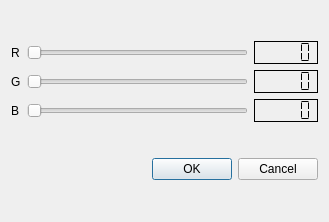
<?xml version="1.0" encoding="UTF-8"?>
<ui version="4.0">
 <class>DialogCor</class>
 <widget class="QDialog" name="DialogCor">
  <property name="geometry">
   <rect>
    <x>0</x>
    <y>0</y>
    <width>329</width>
    <height>222</height>
   </rect>
  </property>
  <property name="windowTitle">
   <string>Dialog</string>
  </property>
  <layout class="QVBoxLayout" name="verticalLayout">
   <item>
    <layout class="QGridLayout" name="gridLayout">
     <item row="0" column="0">
      <widget class="QLabel" name="label">
       <property name="text">
        <string>R</string>
       </property>
      </widget>
     </item>
     <item row="0" column="1">
      <widget class="QSlider" name="horizontalSliderR">
       <property name="maximum">
        <number>255</number>
       </property>
       <property name="orientation">
        <enum>Qt::Orientation::Horizontal</enum>
       </property>
      </widget>
     </item>
     <item row="0" column="2">
      <widget class="QLCDNumber" name="lcdNumber">
       <property name="frameShape">
        <enum>QFrame::Shape::Panel</enum>
       </property>
       <property name="frameShadow">
        <enum>QFrame::Shadow::Plain</enum>
       </property>
       <property name="segmentStyle">
        <enum>QLCDNumber::SegmentStyle::Flat</enum>
       </property>
      </widget>
     </item>
     <item row="1" column="0">
      <widget class="QLabel" name="label_2">
       <property name="text">
        <string>G</string>
       </property>
      </widget>
     </item>
     <item row="1" column="1">
      <widget class="QSlider" name="horizontalSliderG">
       <property name="maximum">
        <number>255</number>
       </property>
       <property name="orientation">
        <enum>Qt::Orientation::Horizontal</enum>
       </property>
      </widget>
     </item>
     <item row="1" column="2">
      <widget class="QLCDNumber" name="lcdNumber_2">
       <property name="frameShape">
        <enum>QFrame::Shape::Panel</enum>
       </property>
       <property name="frameShadow">
        <enum>QFrame::Shadow::Plain</enum>
       </property>
       <property name="segmentStyle">
        <enum>QLCDNumber::SegmentStyle::Flat</enum>
       </property>
      </widget>
     </item>
     <item row="2" column="0">
      <widget class="QLabel" name="label_3">
       <property name="text">
        <string>B</string>
       </property>
      </widget>
     </item>
     <item row="2" column="1">
      <widget class="QSlider" name="horizontalSliderB">
       <property name="maximum">
        <number>255</number>
       </property>
       <property name="orientation">
        <enum>Qt::Orientation::Horizontal</enum>
       </property>
      </widget>
     </item>
     <item row="2" column="2">
      <widget class="QLCDNumber" name="lcdNumber_3">
       <property name="frameShape">
        <enum>QFrame::Shape::Panel</enum>
       </property>
       <property name="frameShadow">
        <enum>QFrame::Shadow::Plain</enum>
       </property>
       <property name="segmentStyle">
        <enum>QLCDNumber::SegmentStyle::Flat</enum>
       </property>
      </widget>
     </item>
    </layout>
   </item>
   <item>
    <widget class="QDialogButtonBox" name="buttonBox">
     <property name="orientation">
      <enum>Qt::Orientation::Horizontal</enum>
     </property>
     <property name="standardButtons">
      <set>QDialogButtonBox::StandardButton::Cancel|QDialogButtonBox::StandardButton::Ok</set>
     </property>
    </widget>
   </item>
  </layout>
 </widget>
 <resources/>
 <connections>
  <connection>
   <sender>buttonBox</sender>
   <signal>accepted()</signal>
   <receiver>DialogCor</receiver>
   <slot>accept()</slot>
   <hints>
    <hint type="sourcelabel">
     <x>438</x>
     <y>314</y>
    </hint>
    <hint type="destinationlabel">
     <x>157</x>
     <y>274</y>
    </hint>
   </hints>
  </connection>
  <connection>
   <sender>buttonBox</sender>
   <signal>rejected()</signal>
   <receiver>DialogCor</receiver>
   <slot>reject()</slot>
   <hints>
    <hint type="sourcelabel">
     <x>506</x>
     <y>320</y>
    </hint>
    <hint type="destinationlabel">
     <x>286</x>
     <y>274</y>
    </hint>
   </hints>
  </connection>
  <connection>
   <sender>horizontalSliderR</sender>
   <signal>valueChanged(int)</signal>
   <receiver>lcdNumber</receiver>
   <slot>display(int)</slot>
   <hints>
    <hint type="sourcelabel">
     <x>299</x>
     <y>80</y>
    </hint>
    <hint type="destinationlabel">
     <x>443</x>
     <y>82</y>
    </hint>
   </hints>
  </connection>
  <connection>
   <sender>horizontalSliderG</sender>
   <signal>valueChanged(int)</signal>
   <receiver>lcdNumber_2</receiver>
   <slot>display(int)</slot>
   <hints>
    <hint type="sourcelabel">
     <x>304</x>
     <y>114</y>
    </hint>
    <hint type="destinationlabel">
     <x>488</x>
     <y>120</y>
    </hint>
   </hints>
  </connection>
  <connection>
   <sender>horizontalSliderB</sender>
   <signal>valueChanged(int)</signal>
   <receiver>lcdNumber_3</receiver>
   <slot>display(int)</slot>
   <hints>
    <hint type="sourcelabel">
     <x>312</x>
     <y>168</y>
    </hint>
    <hint type="destinationlabel">
     <x>456</x>
     <y>159</y>
    </hint>
   </hints>
  </connection>
 </connections>
</ui>
